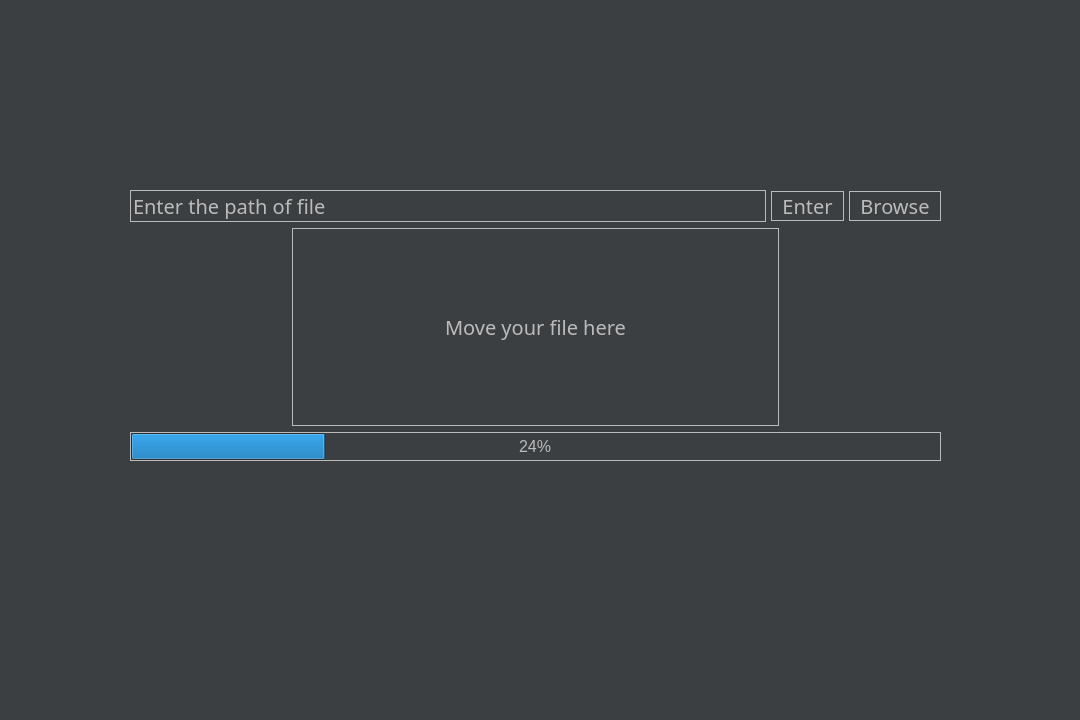
<?xml version="1.0" encoding="UTF-8"?>
<ui version="4.0">
 <class>MainWindow</class>
 <widget class="QMainWindow" name="MainWindow">
  <property name="geometry">
   <rect>
    <x>0</x>
    <y>0</y>
    <width>1080</width>
    <height>720</height>
   </rect>
  </property>
  <property name="windowTitle">
   <string>Mail checker</string>
  </property>
  <property name="styleSheet">
   <string notr="true">background-color: rgb(60, 63, 65);
background-image: url(https://ustroim-prazdnik.info/_pu/13/14095692.jpg);</string>
  </property>
  <widget class="QWidget" name="centralwidget">
   <widget class="QStackedWidget" name="stackedWidget">
    <property name="geometry">
     <rect>
      <x>0</x>
      <y>0</y>
      <width>1080</width>
      <height>720</height>
     </rect>
    </property>
    <property name="styleSheet">
     <string notr="true">color: rgb(60,63,65)</string>
    </property>
    <property name="currentIndex">
     <number>0</number>
    </property>
    <widget class="QWidget" name="page">
     <widget class="QWidget" name="verticalLayoutWidget">
      <property name="geometry">
       <rect>
        <x>130</x>
        <y>190</y>
        <width>811</width>
        <height>271</height>
       </rect>
      </property>
      <layout class="QVBoxLayout" name="verticalLayout" stretch="1,4,0">
       <item>
        <layout class="QHBoxLayout" name="horizontalLayout">
         <property name="spacing">
          <number>5</number>
         </property>
         <property name="sizeConstraint">
          <enum>QLayout::SetFixedSize</enum>
         </property>
         <item>
          <widget class="QLineEdit" name="lineEdit">
           <property name="sizePolicy">
            <sizepolicy hsizetype="Minimum" vsizetype="Fixed">
             <horstretch>0</horstretch>
             <verstretch>0</verstretch>
            </sizepolicy>
           </property>
           <property name="font">
            <font>
             <family>Trebuchet MS</family>
             <pointsize>15</pointsize>
             <weight>50</weight>
             <bold>false</bold>
            </font>
           </property>
           <property name="styleSheet">
            <string notr="true">color: rgb(187, 187, 187);
border: 1px solid #BBBBBB</string>
           </property>
           <property name="text">
            <string>Enter the path of file</string>
           </property>
          </widget>
         </item>
         <item>
          <widget class="QPushButton" name="pushButton">
           <property name="sizePolicy">
            <sizepolicy hsizetype="Fixed" vsizetype="Fixed">
             <horstretch>0</horstretch>
             <verstretch>0</verstretch>
            </sizepolicy>
           </property>
           <property name="font">
            <font>
             <family>Trebuchet MS</family>
             <pointsize>15</pointsize>
             <weight>50</weight>
             <bold>false</bold>
            </font>
           </property>
           <property name="styleSheet">
            <string notr="true">color: rgb(187, 187, 187);
border: 1px solid #BBBBBB;
padding-left: 10;
padding-right: 10;</string>
           </property>
           <property name="text">
            <string>Enter</string>
           </property>
          </widget>
         </item>
         <item>
          <widget class="QPushButton" name="pushButton_2">
           <property name="sizePolicy">
            <sizepolicy hsizetype="Fixed" vsizetype="Fixed">
             <horstretch>0</horstretch>
             <verstretch>0</verstretch>
            </sizepolicy>
           </property>
           <property name="font">
            <font>
             <family>Trebuchet MS</family>
             <pointsize>15</pointsize>
             <weight>50</weight>
             <bold>false</bold>
            </font>
           </property>
           <property name="styleSheet">
            <string notr="true">color: rgb(187, 187, 187);
border: 1px solid #BBBBBB;
padding-left: 10;
padding-right: 10;</string>
           </property>
           <property name="text">
            <string>Browse</string>
           </property>
          </widget>
         </item>
        </layout>
       </item>
       <item>
        <layout class="QHBoxLayout" name="horizontalLayout_2" stretch="1,3,1">
         <item>
          <spacer name="horizontalSpacer_2">
           <property name="orientation">
            <enum>Qt::Horizontal</enum>
           </property>
           <property name="sizeHint" stdset="0">
            <size>
             <width>40</width>
             <height>20</height>
            </size>
           </property>
          </spacer>
         </item>
         <item>
          <widget class="QLabel" name="label">
           <property name="font">
            <font>
             <family>Trebuchet MS</family>
             <pointsize>15</pointsize>
             <weight>50</weight>
             <bold>false</bold>
            </font>
           </property>
           <property name="styleSheet">
            <string notr="true">color: rgb(187, 187, 187);
border: 1px solid #BBBBBB;</string>
           </property>
           <property name="text">
            <string>Move your file here</string>
           </property>
           <property name="textFormat">
            <enum>Qt::PlainText</enum>
           </property>
           <property name="alignment">
            <set>Qt::AlignCenter</set>
           </property>
          </widget>
         </item>
         <item>
          <spacer name="horizontalSpacer">
           <property name="orientation">
            <enum>Qt::Horizontal</enum>
           </property>
           <property name="sizeHint" stdset="0">
            <size>
             <width>40</width>
             <height>20</height>
            </size>
           </property>
          </spacer>
         </item>
        </layout>
       </item>
       <item>
        <widget class="QProgressBar" name="progressBar">
         <property name="font">
          <font>
           <pointsize>12</pointsize>
          </font>
         </property>
         <property name="styleSheet">
          <string notr="true">color: rgb(187, 187, 187);
border: 1px solid #BBBBBB;</string>
         </property>
         <property name="value">
          <number>24</number>
         </property>
         <property name="alignment">
          <set>Qt::AlignCenter</set>
         </property>
        </widget>
       </item>
      </layout>
     </widget>
    </widget>
    <widget class="QWidget" name="page_2"/>
   </widget>
  </widget>
  <widget class="QMenuBar" name="menubar">
   <property name="geometry">
    <rect>
     <x>0</x>
     <y>0</y>
     <width>1080</width>
     <height>26</height>
    </rect>
   </property>
  </widget>
  <widget class="QStatusBar" name="statusbar"/>
 </widget>
 <resources/>
 <connections/>
</ui>
